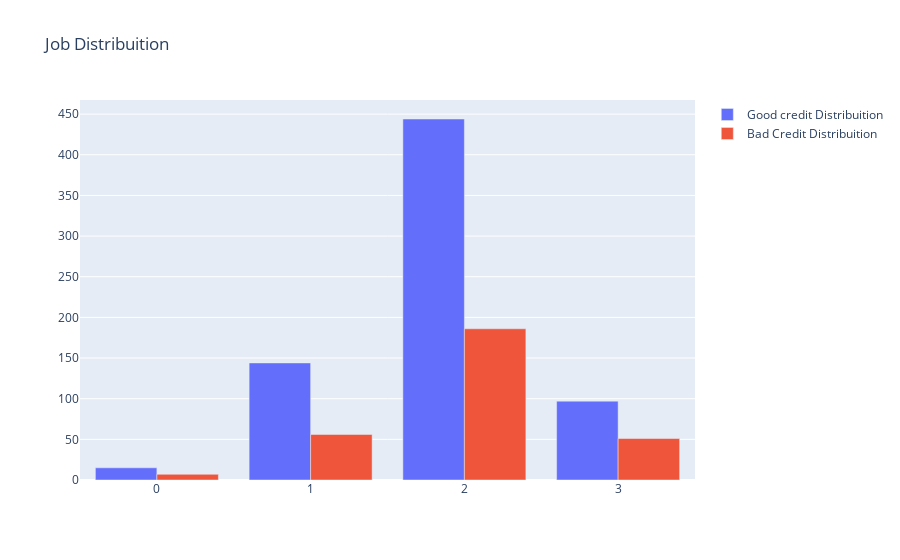

Notebook code for this chart:
### Markdown cell above
I will do some explorations through the Job
- Distribuition
- Crossed by Credit amount
- Crossed by Age

### Code cell
#First plot
trace0 = go.Bar(
    x = df_credit[df_credit["Risk"]== 'good']["Job"].value_counts().index.values,
    y = df_credit[df_credit["Risk"]== 'good']["Job"].value_counts().values,
    name='Good credit Distribuition'
)

#Second plot
trace1 = go.Bar(
    x = df_credit[df_credit["Risk"]== 'bad']["Job"].value_counts().index.values,
    y = df_credit[df_credit["Risk"]== 'bad']["Job"].value_counts().values,
    name="Bad Credit Distribuition"
)

data = [trace0, trace1]

layout = go.Layout(
    title='Job Distribuition'
)

fig = go.Figure(data=data, layout=layout)

py.iplot(fig, filename='grouped-bar')

### Figure 1 — Plotly figure (JSON) as saved in the notebook; plotly's stock layout.template omitted (floating-point values rounded to 4 significant figures)
{"data": [{"name": "Good credit Distribuition", "type": "bar", "x": [2, 1, 3, 0], "y": [444, 144, 97, 15]}, {"name": "Bad Credit Distribuition", "type": "bar", "x": [2, 1, 3, 0], "y": [186, 56, 51, 7]}], "layout": {"title": {"text": "Job Distribuition"}}}
